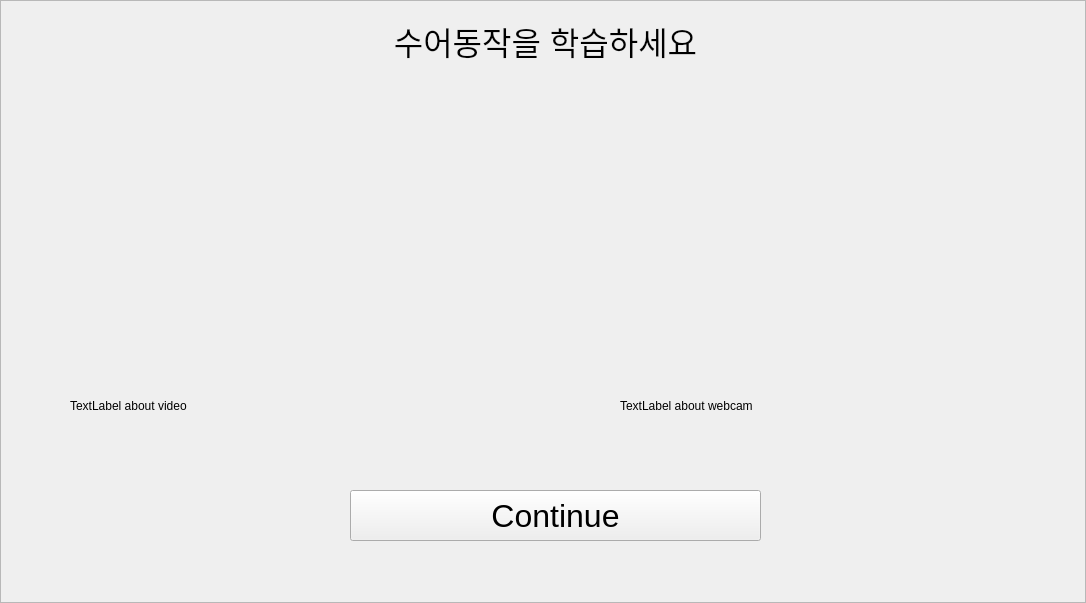
                         <widget class="QWidget" name="learning_container">
                          <property name="geometry">
                           <rect>
                            <x>0</x>
                            <y>0</y>
                            <width>1086</width>
                            <height>603</height>
                           </rect>
                          </property>
                          <layout class="QVBoxLayout" name="verticalLayout_23">
                           <property name="spacing">
                            <number>0</number>
                           </property>
                           <property name="leftMargin">
                            <number>0</number>
                           </property>
                           <property name="topMargin">
                            <number>0</number>
                           </property>
                           <property name="rightMargin">
                            <number>0</number>
                           </property>
                           <property name="bottomMargin">
                            <number>0</number>
                           </property>
                           <item>
                            <widget class="QFrame" name="frame">
                             <property name="frameShape">
                              <enum>QFrame::StyledPanel</enum>
                             </property>
                             <property name="frameShadow">
                              <enum>QFrame::Raised</enum>
                             </property>
                             <widget class="QLabel" name="about_video">
                              <property name="geometry">
                               <rect>
                                <x>70</x>
                                <y>350</y>
                                <width>391</width>
                                <height>111</height>
                               </rect>
                              </property>
                              <property name="text">
                               <string>TextLabel about video</string>
                              </property>
                             </widget>
                             <widget class="QLabel" name="about_webcam">
                              <property name="geometry">
                               <rect>
                                <x>620</x>
                                <y>350</y>
                                <width>391</width>
                                <height>111</height>
                               </rect>
                              </property>
                              <property name="text">
                               <string>TextLabel about webcam</string>
                              </property>
                             </widget>
                             <widget class="QPushButton" name="pushButton_2">
                              <property name="geometry">
                               <rect>
                                <x>350</x>
                                <y>490</y>
                                <width>411</width>
                                <height>51</height>
                               </rect>
                              </property>
                              <property name="font">
                               <font>
                                <family>Segoe UI</family>
                                <pointsize>-1</pointsize>
                                <weight>50</weight>
                                <italic>false</italic>
                                <bold>false</bold>
                               </font>
                              </property>
                              <property name="styleSheet">
                               <string notr="true">font-size: 32px;</string>
                              </property>
                              <property name="text">
                               <string>Continue</string>
                              </property>
                             </widget>
                             <widget class="QLabel" name="vid_label">
                              <property name="geometry">
                               <rect>
                                <x>20</x>
                                <y>80</y>
                                <width>511</width>
                                <height>261</height>
                               </rect>
                              </property>
                              <property name="text">
                               <string/>
                              </property>
                             </widget>
                             <widget class="QLabel" name="webcam_label">
                              <property name="geometry">
                               <rect>
                                <x>600</x>
                                <y>90</y>
                                <width>421</width>
                                <height>241</height>
                               </rect>
                              </property>
                              <property name="text">
                               <string/>
                              </property>
                              <property name="margin">
                               <number>10</number>
                              </property>
                             </widget>
                             <widget class="QLabel" name="learning_title">
                              <property name="geometry">
                               <rect>
                                <x>350</x>
                                <y>20</y>
                                <width>391</width>
                                <height>41</height>
                               </rect>
                              </property>
                              <property name="font">
                               <font>
                                <family>Segoe UI</family>
                                <pointsize>-1</pointsize>
                                <weight>50</weight>
                                <italic>false</italic>
                                <bold>false</bold>
                               </font>
                              </property>
                              <property name="styleSheet">
                               <string notr="true">font-size: 32px;</string>
                              </property>
                              <property name="text">
                               <string>수어동작을 학습하세요</string>
                              </property>
                              <property name="alignment">
                               <set>Qt::AlignCenter</set>
                              </property>
                             </widget>
                            </widget>
                           </item>
                          </layout>
                         </widget>
